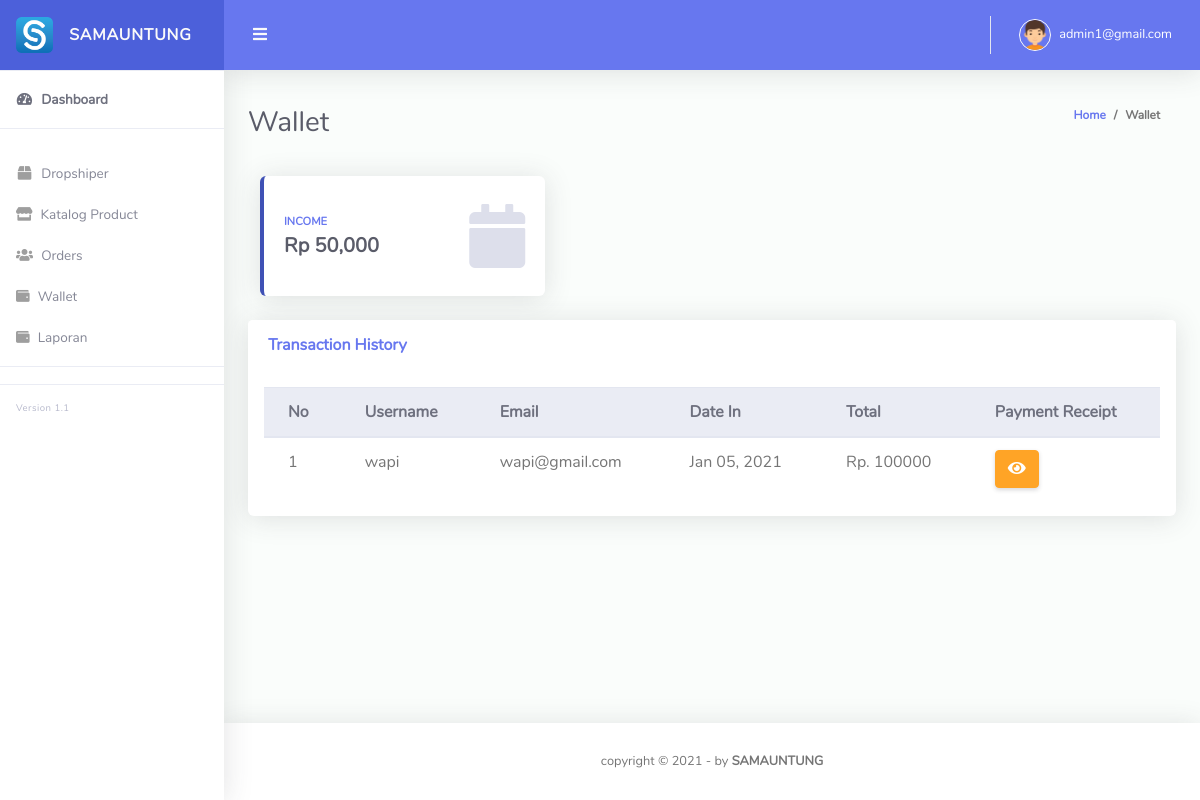
Screenshot of /Admin_samauntung/wallet.php (signed in) with the database file from the repository.
### tables this page shows
CREATE TABLE `pesanan_detail` (
  `id_pesanan_detail` int(11) NOT NULL,
  `id_pesanan` int(11) NOT NULL,
  `id_customer` int(11) NOT NULL,
  `id_produk` int(11) NOT NULL,
  `jumlah` int(11) NOT NULL,
  `subtotal` int(11) NOT NULL
);

CREATE TABLE `customer` (
  `id_customer` int(11) NOT NULL,
  `username` varchar(100) NOT NULL,
  `nama` varchar(100) NOT NULL,
  `email_cs` varchar(255) NOT NULL,
  `alamat` varchar(255) NOT NULL,
  `date_register` date NOT NULL,
  `foto` varchar(255) NOT NULL
);

CREATE TABLE `pesanan` (
  `id_pesanan` int(11) NOT NULL,
  `tanggal_pesanan` date NOT NULL,
  `tanggal_terima` date NOT NULL,
  `status` enum('proses','sudah bayar','selesai') NOT NULL,
  `total` int(11) NOT NULL,
  `ongkir` int(11) NOT NULL,
  `bukti_bayar` varchar(255) NOT NULL,
  `keterangan` text NOT NULL
);

### Admin_samauntung/config/function.php (called while the page is built, shortened)
<?php
$servername = "localhost";
$database = "u1694897_b_reg_6_db";
$username = "u1694897_b_reg_6";
$password =  "jtipolije";
$conn = mysqli_connect($servername, $username, $password, $database);
function query($query){
    global $conn;
    $result = mysqli_query($conn, $query);
    $rows = [];
    while( $row = mysqli_fetch_assoc($result)){
        $rows[] = $row;
    }
    return $rows;
}

### Admin_samauntung/wallet.php (the view, shortened to what this page needs)
<?php
require "config/function.php";
?>
<!DOCTYPE html>
<html lang="en">
<head>
  <link href="vendor/fontawesome-free/css/all.min.css" rel="stylesheet" type="text/css">
  <link href="vendor/bootstrap/css/bootstrap.min.css" rel="stylesheet" type="text/css">
  <link href="css/ruang-admin.min.css" rel="stylesheet">
  <link href="vendor/datatables/dataTables.bootstrap4.min.css" rel="stylesheet">
</head>
<body id="page-top">
  <div id="wrapper">
    <?php require "components/sidebar.php"?>
    <div id="content-wrapper" class="d-flex flex-column">
      <div id="content">
        <?php require "components/topbar.php"?>
        <div class="container-fluid" id="container-wrapper">
          <div class="d-sm-flex align-items-center justify-content-between mb-4">
            <h1 class="h3 mb-0 text-gray-800">Wallet</h1>
            <ol class="breadcrumb">
              <li class="breadcrumb-item"><a href="./">Home</a></li>
              <li class="breadcrumb-item active" aria-current="page">Wallet</li>
            </ol>
          </div>
        </div>
        <div class="container-fluid">
        <?php
          $monthlyTrans = query("SELECT total FROM pesanan WHERE status = 'selesai'");
          $monthlySum = 0;
          for ($i = 0; $i < count($monthlyTrans); $i++) {
            $monthlySum = $monthlySum + $monthlyTrans[$i]['total'];
          }
          ?>
        <div class="col-xl-4 mb-4">
              <div class="card border-left-primary shadow h-100 py-2">
                <div class="card-body">
                  <div class="row no-gutters align-items-center">
                    <div class="col mr-2">
                      <div class="text-xs font-weight-bold text-primary text-uppercase mb-1">Income</div>
                      <div class="h5 mb-0 font-weight-bold text-gray-800">Rp <?= number_format($monthlySum, 0, "", ","); ?></div>
                    </div>
                    <div class="col-auto">
                      <i class="fas fa-calendar fa-4x text-gray-300"></i>
                    </div>
                  </div>
                </div>
              </div>
            </div>
          <div class="row">
            <div class="col-lg-12">
              <div class="card mb-4">
                <div class="card-header py-3 d-flex flex-row align-items-center justify-content-between">
                  <h6 class="m-0 font-weight-bold text-primary">Transaction History</h6>
                </div>
                <div class="table-responsive p-3">
                  <table class="table align-items-center table-flush" id="dataTable">
                    <thead class="thead-light">
                      <tr>
                        <th>No</th>
                        <th>Username</th>
                        <th>Email</th>
                        <th>Date In</th>
                        <th>Total</th>
                        <th>Payment Receipt</th>
                      </tr>
                    </thead>
                    <tbody>
                      <?php $i=1 ?>
                      <?php
                      $query = "SELECT * FROM pesanan_detail
                      INNER JOIN produk ON pesanan_detail.id_produk = produk.id_produk
                      INNER JOIN pesanan ON pesanan_detail.id_pesanan = pesanan.id_pesanan
                      INNER JOIN customer ON pesanan_detail.id_customer = customer.id_customer
                      ";
                      $sql_rm = mysqli_query($conn, $query) or die (mysqli_error($conn));
                      while ($data = mysqli_fetch_array($sql_rm)) {
                      ?>
                      <tr>
                        <td scope="row"><?= $i++ ?></td>
                        <td><?= $data['username']; ?></td>
                        <td><?= $data['email_cs']; ?></td>
                        <td><?=date('M d, Y', strtotime($data["tanggal_pesanan"]))?></td>
                        <td>Rp. <?= $data['total']; ?></td>
                        <td><a href="detail_wallet.php?id=<?=$data["id_pesanan"]?>" class="btn btn-warning" id=set_dtl" data-toggle="modal" data-target="#wallet-detail"><i class="fas fa-eye"></i></a>
                        </td>
                      </tr>
                      <?php } ?>
                    </tbody>
                  </table>
                </div>
              </div>
            </div>
          </div>
        </div>
      </div>
      <?php require "components/footer.php"?>
    </div>
  </div>
</body>
</html>

### rows the page displays
pesanan_detail: id_customer.username "wapi", id_customer.email_cs "wapi@gmail.com", id_pesanan.tanggal_pesanan "Jan 05, 2021", id_pesanan.total "100000"

### other values shown
$_SESSION['email-admin'] "admin1@gmail.com"
$monthlySum "50,000"
